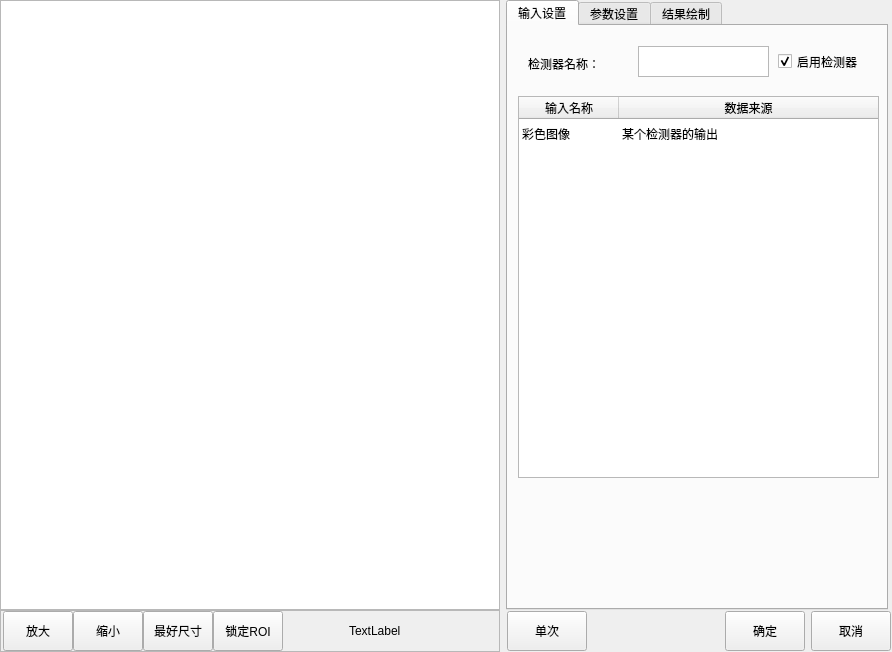
<?xml version="1.0" encoding="UTF-8"?>
<ui version="4.0">
 <class>CMvRingGlueDefect</class>
 <widget class="QWidget" name="CMvRingGlueDefect">
  <property name="geometry">
   <rect>
    <x>0</x>
    <y>0</y>
    <width>892</width>
    <height>652</height>
   </rect>
  </property>
  <property name="windowTitle">
   <string>环胶缺陷</string>
  </property>
  <layout class="QHBoxLayout" name="horizontalLayout_3">
   <property name="leftMargin">
    <number>0</number>
   </property>
   <property name="topMargin">
    <number>0</number>
   </property>
   <property name="rightMargin">
    <number>0</number>
   </property>
   <property name="bottomMargin">
    <number>0</number>
   </property>
   <item>
    <layout class="QVBoxLayout" name="verticalLayout">
     <property name="spacing">
      <number>0</number>
     </property>
     <item>
      <widget class="QGraphicsView" name="graphicsView_mainImage">
       <property name="minimumSize">
        <size>
         <width>500</width>
         <height>600</height>
        </size>
       </property>
      </widget>
     </item>
     <item>
      <widget class="QFrame" name="frame">
       <property name="minimumSize">
        <size>
         <width>0</width>
         <height>42</height>
        </size>
       </property>
       <property name="maximumSize">
        <size>
         <width>16777215</width>
         <height>42</height>
        </size>
       </property>
       <property name="frameShape">
        <enum>QFrame::StyledPanel</enum>
       </property>
       <property name="frameShadow">
        <enum>QFrame::Raised</enum>
       </property>
       <layout class="QHBoxLayout" name="horizontalLayout">
        <property name="spacing">
         <number>0</number>
        </property>
        <property name="leftMargin">
         <number>2</number>
        </property>
        <property name="topMargin">
         <number>0</number>
        </property>
        <property name="rightMargin">
         <number>0</number>
        </property>
        <property name="bottomMargin">
         <number>0</number>
        </property>
        <item>
         <widget class="QPushButton" name="pushButton_zoomIn">
          <property name="minimumSize">
           <size>
            <width>70</width>
            <height>40</height>
           </size>
          </property>
          <property name="maximumSize">
           <size>
            <width>70</width>
            <height>40</height>
           </size>
          </property>
          <property name="text">
           <string>放大</string>
          </property>
         </widget>
        </item>
        <item>
         <widget class="QPushButton" name="pushButton_zoomOut">
          <property name="minimumSize">
           <size>
            <width>70</width>
            <height>40</height>
           </size>
          </property>
          <property name="maximumSize">
           <size>
            <width>70</width>
            <height>40</height>
           </size>
          </property>
          <property name="text">
           <string>缩小</string>
          </property>
         </widget>
        </item>
        <item>
         <widget class="QPushButton" name="pushButton_zoomBest">
          <property name="minimumSize">
           <size>
            <width>70</width>
            <height>40</height>
           </size>
          </property>
          <property name="maximumSize">
           <size>
            <width>70</width>
            <height>40</height>
           </size>
          </property>
          <property name="text">
           <string>最好尺寸</string>
          </property>
         </widget>
        </item>
        <item>
         <widget class="QPushButton" name="pushButton_lockRoiMove">
          <property name="minimumSize">
           <size>
            <width>70</width>
            <height>40</height>
           </size>
          </property>
          <property name="maximumSize">
           <size>
            <width>70</width>
            <height>40</height>
           </size>
          </property>
          <property name="text">
           <string>锁定ROI</string>
          </property>
         </widget>
        </item>
        <item>
         <spacer name="horizontalSpacer">
          <property name="orientation">
           <enum>Qt::Horizontal</enum>
          </property>
          <property name="sizeHint" stdset="0">
           <size>
            <width>63</width>
            <height>20</height>
           </size>
          </property>
         </spacer>
        </item>
        <item>
         <widget class="QLabel" name="label_mousePos">
          <property name="minimumSize">
           <size>
            <width>150</width>
            <height>40</height>
           </size>
          </property>
          <property name="maximumSize">
           <size>
            <width>150</width>
            <height>40</height>
           </size>
          </property>
          <property name="text">
           <string>TextLabel</string>
          </property>
         </widget>
        </item>
       </layout>
      </widget>
     </item>
    </layout>
   </item>
   <item>
    <layout class="QVBoxLayout" name="verticalLayout_2">
     <property name="spacing">
      <number>0</number>
     </property>
     <item>
      <widget class="QTabWidget" name="tabWidget">
       <property name="minimumSize">
        <size>
         <width>382</width>
         <height>602</height>
        </size>
       </property>
       <property name="maximumSize">
        <size>
         <width>380</width>
         <height>16777215</height>
        </size>
       </property>
       <property name="currentIndex">
        <number>0</number>
       </property>
       <widget class="QWidget" name="tab">
        <attribute name="title">
         <string>输入设置</string>
        </attribute>
        <widget class="QTableWidget" name="tableWidget_input">
         <property name="geometry">
          <rect>
           <x>10</x>
           <y>70</y>
           <width>361</width>
           <height>382</height>
          </rect>
         </property>
         <property name="minimumSize">
          <size>
           <width>361</width>
           <height>382</height>
          </size>
         </property>
         <property name="maximumSize">
          <size>
           <width>361</width>
           <height>382</height>
          </size>
         </property>
         <property name="editTriggers">
          <set>QAbstractItemView::NoEditTriggers</set>
         </property>
         <property name="selectionMode">
          <enum>QAbstractItemView::SingleSelection</enum>
         </property>
         <property name="selectionBehavior">
          <enum>QAbstractItemView::SelectRows</enum>
         </property>
         <property name="showGrid">
          <bool>false</bool>
         </property>
         <attribute name="horizontalHeaderStretchLastSection">
          <bool>true</bool>
         </attribute>
         <attribute name="verticalHeaderVisible">
          <bool>false</bool>
         </attribute>
         <row>
          <property name="text">
           <string>1</string>
          </property>
         </row>
         <column>
          <property name="text">
           <string>输入名称</string>
          </property>
         </column>
         <column>
          <property name="text">
           <string>数据来源</string>
          </property>
         </column>
         <item row="0" column="0">
          <property name="text">
           <string>彩色图像</string>
          </property>
         </item>
         <item row="0" column="1">
          <property name="text">
           <string>某个检测器的输出</string>
          </property>
         </item>
        </widget>
        <widget class="QLabel" name="label_funcName">
         <property name="geometry">
          <rect>
           <x>20</x>
           <y>30</y>
           <width>81</width>
           <height>16</height>
          </rect>
         </property>
         <property name="text">
          <string>检测器名称：</string>
         </property>
        </widget>
        <widget class="QCheckBox" name="checkBox_enableFunc">
         <property name="geometry">
          <rect>
           <x>270</x>
           <y>20</y>
           <width>101</width>
           <height>31</height>
          </rect>
         </property>
         <property name="minimumSize">
          <size>
           <width>101</width>
           <height>31</height>
          </size>
         </property>
         <property name="text">
          <string>启用检测器</string>
         </property>
         <property name="checked">
          <bool>true</bool>
         </property>
        </widget>
        <widget class="QPlainTextEdit" name="plainTextEdit_funcName">
         <property name="geometry">
          <rect>
           <x>130</x>
           <y>20</y>
           <width>131</width>
           <height>31</height>
          </rect>
         </property>
         <property name="minimumSize">
          <size>
           <width>131</width>
           <height>31</height>
          </size>
         </property>
         <property name="maximumSize">
          <size>
           <width>131</width>
           <height>31</height>
          </size>
         </property>
         <property name="overwriteMode">
          <bool>false</bool>
         </property>
        </widget>
       </widget>
       <widget class="QWidget" name="tab_2">
        <attribute name="title">
         <string>参数设置</string>
        </attribute>
        <widget class="QLabel" name="label_titleJudged">
         <property name="geometry">
          <rect>
           <x>0</x>
           <y>210</y>
           <width>381</width>
           <height>31</height>
          </rect>
         </property>
         <property name="styleSheet">
          <string notr="true">background-color: qlineargradient(spread:pad, x1:0, y1:0, x2:1, y2:0, stop:0 rgba(80, 80, 80, 255), stop:1 rgba(120, 120, 120, 120));
color: rgb(255, 255, 255);</string>
         </property>
         <property name="text">
          <string>  结果判定</string>
         </property>
         <property name="alignment">
          <set>Qt::AlignLeading|Qt::AlignLeft|Qt::AlignVCenter</set>
         </property>
        </widget>
        <widget class="QGroupBox" name="groupBox">
         <property name="geometry">
          <rect>
           <x>0</x>
           <y>20</y>
           <width>361</width>
           <height>161</height>
          </rect>
         </property>
         <property name="title">
          <string>色彩选定</string>
         </property>
         <widget class="QSpinBox" name="spinBox_maxArea">
          <property name="geometry">
           <rect>
            <x>10</x>
            <y>110</y>
            <width>101</width>
            <height>31</height>
           </rect>
          </property>
          <property name="maximum">
           <number>50000000</number>
          </property>
         </widget>
         <widget class="QSpinBox" name="spinBox_minArea">
          <property name="geometry">
           <rect>
            <x>130</x>
            <y>110</y>
            <width>101</width>
            <height>31</height>
           </rect>
          </property>
          <property name="maximum">
           <number>50000000</number>
          </property>
         </widget>
         <widget class="QLabel" name="label_minArea">
          <property name="geometry">
           <rect>
            <x>130</x>
            <y>80</y>
            <width>111</width>
            <height>31</height>
           </rect>
          </property>
          <property name="text">
           <string>杂点剔除面积下限：</string>
          </property>
         </widget>
         <widget class="QLabel" name="label_maxArea">
          <property name="geometry">
           <rect>
            <x>10</x>
            <y>80</y>
            <width>111</width>
            <height>31</height>
           </rect>
          </property>
          <property name="text">
           <string>杂点剔除面积上限：</string>
          </property>
         </widget>
         <widget class="QLabel" name="label_corrosiveCore">
          <property name="geometry">
           <rect>
            <x>250</x>
            <y>10</y>
            <width>111</width>
            <height>31</height>
           </rect>
          </property>
          <property name="text">
           <string>滤波尺寸：</string>
          </property>
         </widget>
         <widget class="QComboBox" name="comboBox_corrosiveCore">
          <property name="geometry">
           <rect>
            <x>250</x>
            <y>40</y>
            <width>101</width>
            <height>31</height>
           </rect>
          </property>
          <item>
           <property name="text">
            <string>3x3</string>
           </property>
          </item>
          <item>
           <property name="text">
            <string>5x5</string>
           </property>
          </item>
          <item>
           <property name="text">
            <string>7x7</string>
           </property>
          </item>
          <item>
           <property name="text">
            <string>9x9</string>
           </property>
          </item>
          <item>
           <property name="text">
            <string>11x11</string>
           </property>
          </item>
          <item>
           <property name="text">
            <string>13x13</string>
           </property>
          </item>
          <item>
           <property name="text">
            <string>15x15</string>
           </property>
          </item>
          <item>
           <property name="text">
            <string>17x17</string>
           </property>
          </item>
          <item>
           <property name="text">
            <string>19x19</string>
           </property>
          </item>
          <item>
           <property name="text">
            <string>21x21</string>
           </property>
          </item>
          <item>
           <property name="text">
            <string>23x23</string>
           </property>
          </item>
          <item>
           <property name="text">
            <string>25x25</string>
           </property>
          </item>
          <item>
           <property name="text">
            <string>27x27</string>
           </property>
          </item>
          <item>
           <property name="text">
            <string>29x29</string>
           </property>
          </item>
          <item>
           <property name="text">
            <string>31x31</string>
           </property>
          </item>
         </widget>
         <widget class="QLabel" name="label_colorSpace">
          <property name="geometry">
           <rect>
            <x>10</x>
            <y>10</y>
            <width>111</width>
            <height>31</height>
           </rect>
          </property>
          <property name="text">
           <string>颜色空间：</string>
          </property>
         </widget>
         <widget class="QPushButton" name="pushButton_colorHistogram">
          <property name="geometry">
           <rect>
            <x>130</x>
            <y>40</y>
            <width>101</width>
            <height>31</height>
           </rect>
          </property>
          <property name="text">
           <string>显示颜色直方图</string>
          </property>
         </widget>
         <widget class="QComboBox" name="comboBox_colorSpace">
          <property name="geometry">
           <rect>
            <x>10</x>
            <y>40</y>
            <width>101</width>
            <height>31</height>
           </rect>
          </property>
          <property name="minimumSize">
           <size>
            <width>101</width>
            <height>31</height>
           </size>
          </property>
          <item>
           <property name="text">
            <string>RBG</string>
           </property>
          </item>
          <item>
           <property name="text">
            <string>HSV</string>
           </property>
          </item>
         </widget>
         <widget class="QLabel" name="label_tcolorHistogram">
          <property name="geometry">
           <rect>
            <x>130</x>
            <y>10</y>
            <width>111</width>
            <height>31</height>
           </rect>
          </property>
          <property name="text">
           <string>颜色直方图：</string>
          </property>
         </widget>
        </widget>
        <widget class="QGroupBox" name="groupBox_2">
         <property name="geometry">
          <rect>
           <x>0</x>
           <y>270</y>
           <width>361</width>
           <height>81</height>
          </rect>
         </property>
         <property name="title">
          <string>异胶设置</string>
         </property>
         <widget class="QDoubleSpinBox" name="doubleSpinBox_minimumLength">
          <property name="geometry">
           <rect>
            <x>250</x>
            <y>40</y>
            <width>101</width>
            <height>31</height>
           </rect>
          </property>
          <property name="maximum">
           <double>1000000.000000000000000</double>
          </property>
         </widget>
         <widget class="QLabel" name="label_widthMax">
          <property name="geometry">
           <rect>
            <x>10</x>
            <y>10</y>
            <width>111</width>
            <height>31</height>
           </rect>
          </property>
          <property name="text">
           <string>涂胶宽度上限：</string>
          </property>
         </widget>
         <widget class="QSpinBox" name="spinBox_widthMax">
          <property name="geometry">
           <rect>
            <x>10</x>
            <y>40</y>
            <width>101</width>
            <height>31</height>
           </rect>
          </property>
          <property name="maximum">
           <number>1000000</number>
          </property>
         </widget>
         <widget class="QLabel" name="label_lengthMin">
          <property name="geometry">
           <rect>
            <x>250</x>
            <y>10</y>
            <width>111</width>
            <height>31</height>
           </rect>
          </property>
          <property name="text">
           <string>异胶最小长度：</string>
          </property>
         </widget>
         <widget class="QSpinBox" name="spinBox_widthMin">
          <property name="geometry">
           <rect>
            <x>130</x>
            <y>40</y>
            <width>101</width>
            <height>31</height>
           </rect>
          </property>
          <property name="maximum">
           <number>1000000</number>
          </property>
         </widget>
         <widget class="QLabel" name="label_widthMin">
          <property name="geometry">
           <rect>
            <x>130</x>
            <y>10</y>
            <width>111</width>
            <height>31</height>
           </rect>
          </property>
          <property name="text">
           <string>涂胶宽度下限：</string>
          </property>
         </widget>
        </widget>
        <widget class="QGroupBox" name="groupBox_5">
         <property name="geometry">
          <rect>
           <x>0</x>
           <y>360</y>
           <width>361</width>
           <height>81</height>
          </rect>
         </property>
         <property name="title">
          <string>开槽设置</string>
         </property>
         <widget class="QSpinBox" name="spinBox_minLength">
          <property name="geometry">
           <rect>
            <x>250</x>
            <y>40</y>
            <width>101</width>
            <height>31</height>
           </rect>
          </property>
          <property name="maximum">
           <number>1000000</number>
          </property>
         </widget>
         <widget class="QLabel" name="label_slotsNumber">
          <property name="geometry">
           <rect>
            <x>10</x>
            <y>10</y>
            <width>111</width>
            <height>31</height>
           </rect>
          </property>
          <property name="text">
           <string>开槽数量：</string>
          </property>
         </widget>
         <widget class="QSpinBox" name="spinBox_slotsNumber">
          <property name="geometry">
           <rect>
            <x>10</x>
            <y>40</y>
            <width>101</width>
            <height>31</height>
           </rect>
          </property>
          <property name="maximum">
           <number>100</number>
          </property>
         </widget>
         <widget class="QLabel" name="label_lowerLimit">
          <property name="geometry">
           <rect>
            <x>250</x>
            <y>10</y>
            <width>111</width>
            <height>31</height>
           </rect>
          </property>
          <property name="text">
           <string>开槽长度下限：</string>
          </property>
         </widget>
         <widget class="QSpinBox" name="spinBox_maxLength">
          <property name="geometry">
           <rect>
            <x>130</x>
            <y>40</y>
            <width>101</width>
            <height>31</height>
           </rect>
          </property>
          <property name="maximum">
           <number>1000000</number>
          </property>
         </widget>
         <widget class="QLabel" name="label_lengthlimit">
          <property name="geometry">
           <rect>
            <x>130</x>
            <y>10</y>
            <width>111</width>
            <height>31</height>
           </rect>
          </property>
          <property name="text">
           <string>开槽长度上限：</string>
          </property>
         </widget>
        </widget>
        <widget class="QDoubleSpinBox" name="doubleSpinBox_hole">
         <property name="geometry">
          <rect>
           <x>250</x>
           <y>480</y>
           <width>101</width>
           <height>31</height>
          </rect>
         </property>
         <property name="maximum">
          <double>1000000.000000000000000</double>
         </property>
        </widget>
        <widget class="QLabel" name="label_hole">
         <property name="geometry">
          <rect>
           <x>250</x>
           <y>450</y>
           <width>111</width>
           <height>31</height>
          </rect>
         </property>
         <property name="text">
          <string>孔洞最小面积：</string>
         </property>
        </widget>
        <widget class="QDoubleSpinBox" name="doubleSpinBox_ringGlue">
         <property name="geometry">
          <rect>
           <x>130</x>
           <y>480</y>
           <width>101</width>
           <height>31</height>
          </rect>
         </property>
         <property name="maximum">
          <double>1.000000000000000</double>
         </property>
        </widget>
        <widget class="QDoubleSpinBox" name="doubleSpinBox_breakdown">
         <property name="geometry">
          <rect>
           <x>10</x>
           <y>480</y>
           <width>101</width>
           <height>31</height>
          </rect>
         </property>
         <property name="maximum">
          <double>1000000.000000000000000</double>
         </property>
        </widget>
        <widget class="QLabel" name="label_ringGlue">
         <property name="geometry">
          <rect>
           <x>130</x>
           <y>450</y>
           <width>111</width>
           <height>31</height>
          </rect>
         </property>
         <property name="text">
          <string>环胶最小圆度：</string>
         </property>
        </widget>
        <widget class="QLabel" name="label_breakdown">
         <property name="geometry">
          <rect>
           <x>10</x>
           <y>450</y>
           <width>111</width>
           <height>31</height>
          </rect>
         </property>
         <property name="text">
          <string>断胶最小长度：</string>
         </property>
        </widget>
       </widget>
       <widget class="QWidget" name="tab_4">
        <attribute name="title">
         <string>结果绘制</string>
        </attribute>
        <widget class="QCheckBox" name="checkBox_valuTrig">
         <property name="geometry">
          <rect>
           <x>260</x>
           <y>20</y>
           <width>101</width>
           <height>31</height>
          </rect>
         </property>
         <property name="text">
          <string>启用绘制</string>
         </property>
         <property name="checked">
          <bool>true</bool>
         </property>
        </widget>
        <widget class="QLabel" name="label_imageDisplay">
         <property name="geometry">
          <rect>
           <x>10</x>
           <y>20</y>
           <width>111</width>
           <height>31</height>
          </rect>
         </property>
         <property name="text">
          <string>图像显示：</string>
         </property>
        </widget>
        <widget class="QLabel" name="label_ringGlueDisplay">
         <property name="geometry">
          <rect>
           <x>130</x>
           <y>20</y>
           <width>111</width>
           <height>31</height>
          </rect>
         </property>
         <property name="text">
          <string>环胶显示：</string>
         </property>
        </widget>
        <widget class="QCheckBox" name="checkBox_imageDisplay">
         <property name="geometry">
          <rect>
           <x>10</x>
           <y>50</y>
           <width>111</width>
           <height>31</height>
          </rect>
         </property>
         <property name="text">
          <string>显示预处理图像</string>
         </property>
        </widget>
        <widget class="QCheckBox" name="checkBox_ringGlueDisplay">
         <property name="geometry">
          <rect>
           <x>130</x>
           <y>50</y>
           <width>121</width>
           <height>31</height>
          </rect>
         </property>
         <property name="text">
          <string>显示环胶位置信息</string>
         </property>
        </widget>
       </widget>
      </widget>
     </item>
     <item>
      <layout class="QHBoxLayout" name="horizontalLayout_2">
       <property name="leftMargin">
        <number>1</number>
       </property>
       <property name="topMargin">
        <number>1</number>
       </property>
       <property name="rightMargin">
        <number>1</number>
       </property>
       <property name="bottomMargin">
        <number>1</number>
       </property>
       <item>
        <widget class="QPushButton" name="pushButton_ones">
         <property name="minimumSize">
          <size>
           <width>80</width>
           <height>40</height>
          </size>
         </property>
         <property name="maximumSize">
          <size>
           <width>80</width>
           <height>40</height>
          </size>
         </property>
         <property name="text">
          <string>单次</string>
         </property>
        </widget>
       </item>
       <item>
        <spacer name="horizontalSpacer_2">
         <property name="orientation">
          <enum>Qt::Horizontal</enum>
         </property>
         <property name="sizeHint" stdset="0">
          <size>
           <width>40</width>
           <height>20</height>
          </size>
         </property>
        </spacer>
       </item>
       <item>
        <widget class="QPushButton" name="pushButton_affirm">
         <property name="minimumSize">
          <size>
           <width>80</width>
           <height>40</height>
          </size>
         </property>
         <property name="maximumSize">
          <size>
           <width>80</width>
           <height>40</height>
          </size>
         </property>
         <property name="text">
          <string>确定</string>
         </property>
        </widget>
       </item>
       <item>
        <widget class="QPushButton" name="pbPrev_cancel">
         <property name="minimumSize">
          <size>
           <width>80</width>
           <height>40</height>
          </size>
         </property>
         <property name="maximumSize">
          <size>
           <width>80</width>
           <height>40</height>
          </size>
         </property>
         <property name="text">
          <string>取消</string>
         </property>
        </widget>
       </item>
      </layout>
     </item>
    </layout>
   </item>
  </layout>
 </widget>
 <layoutdefault spacing="6" margin="11"/>
 <resources>
  <include location="CMvContourMatching.qrc"/>
 </resources>
 <connections/>
</ui>
